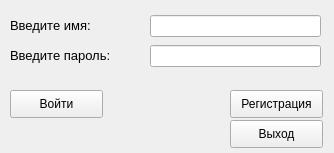
<?xml version="1.0" encoding="UTF-8"?>
<ui version="4.0">
 <class>Form</class>
 <widget class="QWidget" name="Form">
  <property name="enabled">
   <bool>true</bool>
  </property>
  <property name="geometry">
   <rect>
    <x>0</x>
    <y>0</y>
    <width>334</width>
    <height>153</height>
   </rect>
  </property>
  <property name="cursor">
   <cursorShape>ArrowCursor</cursorShape>
  </property>
  <property name="contextMenuPolicy">
   <enum>Qt::PreventContextMenu</enum>
  </property>
  <property name="windowTitle">
   <string>Авторизация</string>
  </property>
  <widget class="QLabel" name="usernameLabel">
   <property name="geometry">
    <rect>
     <x>10</x>
     <y>10</y>
     <width>111</width>
     <height>31</height>
    </rect>
   </property>
   <property name="text">
    <string>&lt;html&gt;&lt;head/&gt;&lt;body&gt;&lt;p&gt;&lt;span style=&quot; font-size:10pt;&quot;&gt;Введите имя:&lt;/span&gt;&lt;/p&gt;&lt;/body&gt;&lt;/html&gt;</string>
   </property>
  </widget>
  <widget class="QPushButton" name="confirmBtn">
   <property name="geometry">
    <rect>
     <x>10</x>
     <y>90</y>
     <width>93</width>
     <height>28</height>
    </rect>
   </property>
   <property name="text">
    <string>Войти</string>
   </property>
  </widget>
  <widget class="QPushButton" name="cancelBtn">
   <property name="geometry">
    <rect>
     <x>230</x>
     <y>120</y>
     <width>93</width>
     <height>28</height>
    </rect>
   </property>
   <property name="text">
    <string>Выход</string>
   </property>
  </widget>
  <widget class="QLineEdit" name="username">
   <property name="geometry">
    <rect>
     <x>150</x>
     <y>15</y>
     <width>171</width>
     <height>22</height>
    </rect>
   </property>
  </widget>
  <widget class="QLabel" name="passwordLabel">
   <property name="geometry">
    <rect>
     <x>10</x>
     <y>40</y>
     <width>131</width>
     <height>31</height>
    </rect>
   </property>
   <property name="text">
    <string>&lt;html&gt;&lt;head/&gt;&lt;body&gt;&lt;p&gt;&lt;span style=&quot; font-size:10pt;&quot;&gt;Введите пароль:&lt;/span&gt;&lt;/p&gt;&lt;/body&gt;&lt;/html&gt;</string>
   </property>
  </widget>
  <widget class="QLineEdit" name="password">
   <property name="geometry">
    <rect>
     <x>150</x>
     <y>45</y>
     <width>171</width>
     <height>22</height>
    </rect>
   </property>
   <property name="tabletTracking">
    <bool>false</bool>
   </property>
   <property name="echoMode">
    <enum>QLineEdit::Password</enum>
   </property>
  </widget>
  <widget class="QPushButton" name="registerBtn">
   <property name="geometry">
    <rect>
     <x>230</x>
     <y>90</y>
     <width>93</width>
     <height>28</height>
    </rect>
   </property>
   <property name="text">
    <string>Регистрация</string>
   </property>
  </widget>
 </widget>
 <resources/>
 <connections/>
</ui>
